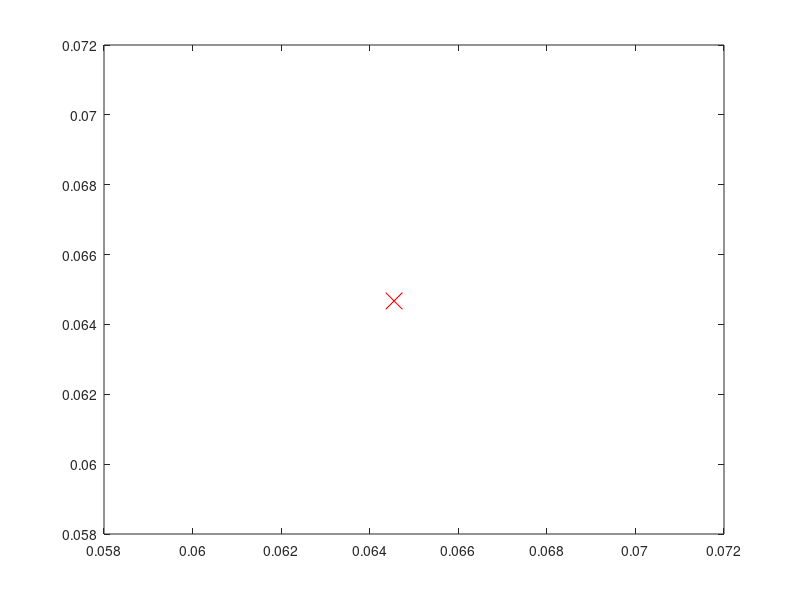

Write the MATLAB code that produced this figure. (Note: this script raises an error after producing the figure.)
% demo: scatter plots comparing sm with music and esprit
%       it shows that the variance of the sm-estimates is
%       superior to the other two.
%
% simulation example from sesha2 page 38

% Setting up the signal parameters and time interval
% here y=unit variance white noise + .5*sin(.1*t+phi1) + sin(.15*t+phi2)
clear all, close all

nsecs = 2;
fs=2048;
nyq = fs/2;
mag0=1;mag1=1; hz1=10.52; mag2=1; hz2=10.54;
o1 = 2*pi*hz1/nyq;
o2 = 2*pi*hz2/nyq;
x = linspace(0,nsecs, fs*nsecs);
y = sin(hz1*2*pi*x)+sin(hz2*2*pi*x);
plot(y)
% drawing the target frequency1 vs frequency2 for the subsequently generated
% scatter diagrams
figure(1), clf,
plot(o1,o2,'rx','MarkerSize',12),  hold on,
% subplot(3,1,2), plot(o1,o2,'rx','MarkerSize',12),  hold on,
% subplot(3,1,3), plot(o1,o2,'rx','MarkerSize',12),  hold on,


% simulating the time series and determining the frequencies of the two
% sinusoids.
IS_count=0;
MUSIC_count=0;
ESPRIT_count=0;
o1s = [];
o2s = [];
for i=1:10,
    y = sin(hz1*2*pi*x)+sin(hz2*2*pi*x);
    
    % estimating sinusoids per music, esprit
    n=4; m=30;
    omusic=music(y,n,m); omusic=omusic(omusic>=0);
    omusic=sort(omusic); omusic=omusic(end-1:end);
    oesprit=esprit(y,n,m); oesprit=oesprit(oesprit>=0);
    oesprit=sort(oesprit); oesprit=oesprit(end-1:end);

    % IS-based estimation
    diff = (o2-o1);
    minthresh1 = o1-diff;
    maxthresh1 = o1+diff;
    minthresh2 = o2-diff;
    maxthresh2 = o2+diff;
    thetamid=o1+diff/2; [Ah,bh]=cjordan([5],[0.7*exp(thetamid*j)]);

    P=dlsim_complex(Ah,bh,y');

    [omega_ss,residues_ss]=sm(P,Ah,bh,n);
    omega_ss=omega_ss(omega_ss<pi);
    omega_ss=sort(omega_ss);omega_ss=omega_ss(end-1:end);

    if(omega_ss(1)>minthresh1&&omega_ss(1)<maxthresh1&&omega_ss(2)>minthresh2&&omega_ss(2)<maxthresh2)
        IS_count=IS_count+1;
    end
    if(omusic(1)>0.07&&omusic(1)<0.13&&omusic(2)>0.12&&omusic(2)<0.18)
        MUSIC_count=MUSIC_count+1;
    end
    if(oesprit(1)>0.07&&oesprit(1)<0.13&&oesprit(2)>0.12&&oesprit(2)<0.18)
        ESPRIT_count=ESPRIT_count+1;
    end

    % [omega_ss,omusic oesprit];
%     plot(omega_ss(1),omega_ss(2),'o'),
%     o1s = [o1s omega_ss(1)];
%     o2s = [o2s omega_ss(2)];
    % subplot(3,1,2), plot(omusic(1),omusic(2),'o'),
    % subplot(3,1,3), plot(oesprit(1),oesprit(2),'o'),
end
% mean((o1s-o1))/diff
% mean((o2s-o2))/diff
% figure(1),
% axis([minthresh1 maxthresh1 minthresh2 maxthresh2]); hold on,  legend('sm')
% subplot(3,1,2), axis([.07 .076 .07 .076]); hold on,  legend('music')
% subplot(3,1,3), axis([.07 .076 .07 .076]); hold on,  legend('esprit')